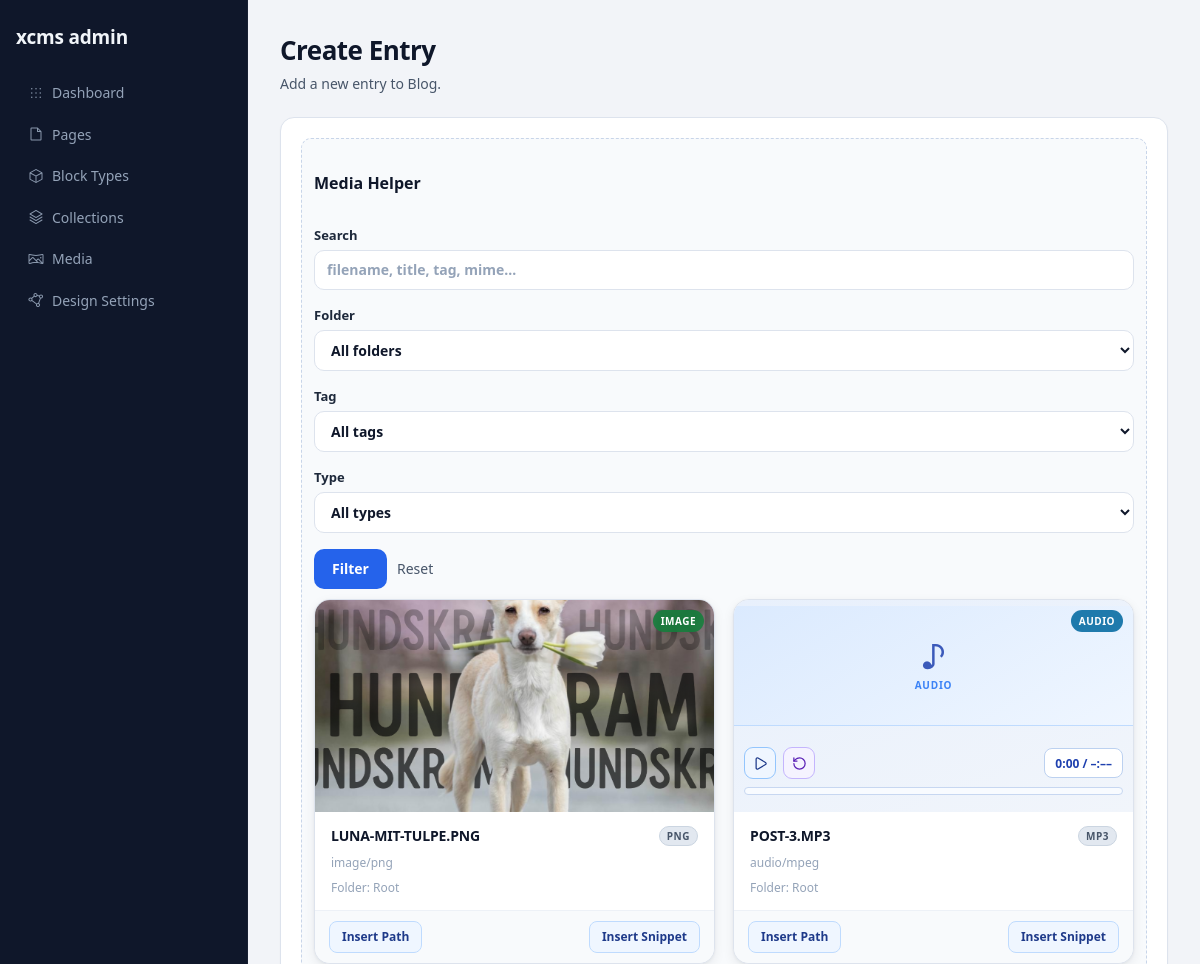
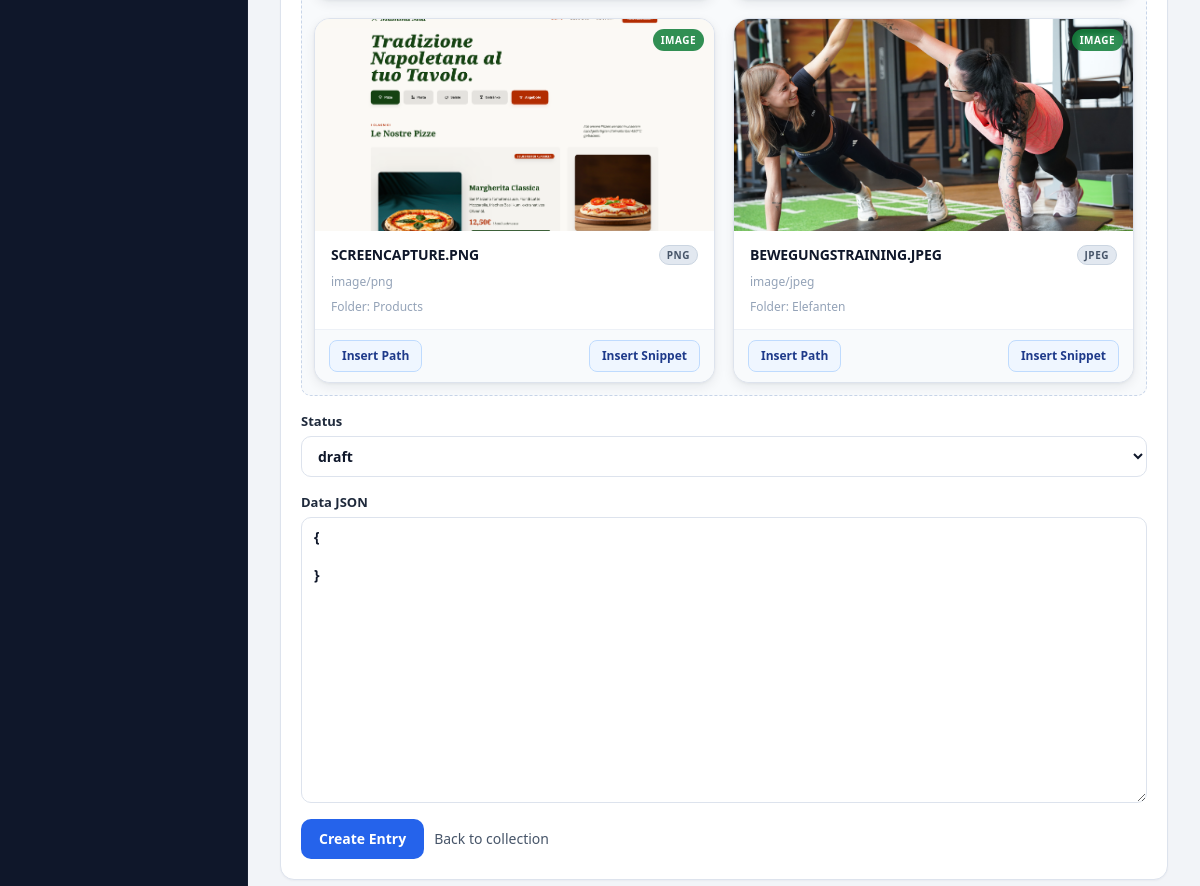
Screenshot of /admin/collections/1/entries/create with the database file from the repository (2 pictures, top to bottom).
### tables this page shows
CREATE TABLE collections (
    id INTEGER PRIMARY KEY AUTOINCREMENT,
    name TEXT NOT NULL,
    key TEXT NOT NULL,
    description TEXT,
    schema_json TEXT NOT NULL DEFAULT '{}',
    created_at TEXT NOT NULL,
    updated_at TEXT NOT NULL
);

CREATE TABLE media (
    id INTEGER PRIMARY KEY AUTOINCREMENT,
    title TEXT NOT NULL,
    alt_text TEXT,
    original_name TEXT NOT NULL,
    filename TEXT NOT NULL,
    mime_type TEXT NOT NULL,
    extension TEXT NOT NULL,
    size_bytes INTEGER NOT NULL,
    storage_path TEXT NOT NULL,
    public_url TEXT NOT NULL,
    width INTEGER,
    height INTEGER,
    created_at TEXT NOT NULL,
    updated_at TEXT NOT NULL
, folder_id INTEGER NULL, stored_name TEXT, file_size INTEGER, path TEXT, type TEXT, copyright_text TEXT, copyright_author TEXT, license_name TEXT, license_url TEXT, source_url TEXT, attribution_required INTEGER NOT NULL DEFAULT 0, usage_notes TEXT);

### app/Views/admin/collection-entries/create.php (the view, shortened to what the rows shown need)
<section class="admin-page-header">
    <h2>Create Entry</h2>
    <p>Add a new entry to <?= htmlspecialchars((string) $collection->name, ENT_QUOTES | ENT_SUBSTITUTE, 'UTF-8') ?>.</p>
</section>
<section class="admin-grid">
    <form method="post" action="/admin/collections/<?= (int) $collection->id ?>/entries/create" class="stat-card admin-form">
        <div class="media-helper" data-media-helper>
            <?php if (!empty($mediaItems)): ?>
                <div class="media-manager-grid media-helper-grid" role="list">
                    <?php foreach ($mediaItems as $media): ?>
                        <?php
                        $type = strtolower((string) ($media->type ?? 'document'));
                        $isImage = $media->isImage();
                        $isVideo = $media->isVideo();
                        $isAudio = method_exists($media, 'isAudio') && $media->isAudio();
                        $isPdf = strtolower((string) ($media->extension ?? '')) === 'pdf';
                        $snippet = json_encode([
                            'media' => [
                                'path' => $media->path,
                                'filename' => $media->filename,
                                'type' => $media->type,
                            ],
                        ], JSON_UNESCAPED_SLASHES);
                        $path = (string) ($media->path ?? '');
                        $filename = (string) ($media->filename ?? '');
                        $mimeType = (string) ($media->mime_type ?? 'unknown');
                        $folderName = (string) ($media->folder_name ?? 'Root');
                        $badgeClass = 'media-type-badge media-type-' . $type;
                        ?>
                        <article class="media-manager-card media-helper-card" role="listitem" data-media-item data-media-type="<?= htmlspecialchars($type, ENT_QUOTES | ENT_SUBSTITUTE, 'UTF-8') ?>">
                            <div class="media-manager-preview">
                                <?php if ($isImage): ?>
                                    <img src="<?= htmlspecialchars($path, ENT_QUOTES | ENT_SUBSTITUTE, 'UTF-8') ?>" alt="<?= htmlspecialchars($filename, ENT_QUOTES | ENT_SUBSTITUTE, 'UTF-8') ?>" loading="lazy">
                                <?php elseif ($isVideo): ?>
                                    <video class="media-manager-video" src="<?= htmlspecialchars($path, ENT_QUOTES | ENT_SUBSTITUTE, 'UTF-8') ?>" muted preload="metadata" playsinline aria-label="Video preview"></video>
                                <?php elseif ($isAudio): ?>
                                    <div class="media-manager-audio-preview" aria-hidden="true">
                                        <span class="media-audio-icon">♪</span>
                                        <span class="media-audio-label">Audio</span>
                                    </div>
                                        <div class="media-audio-controls">
                                            <div class="media-audio-top">
                                                <div class="media-audio-buttons">
                                                    <button type="button" class="media-audio-btn media-audio-btn-start" data-audio-toggle aria-label="Play">
                                                        <span data-audio-icon-play>
                                                            <svg fill="none" stroke="currentColor" stroke-linecap="round" stroke-linejoin="round" stroke-width="2" class="lucide lucide-play-icon lucide-play" viewBox="0 0 24 24" aria-hidden="true" focusable="false">
                                                                <path d="M5 5a2 2 0 0 1 3-1.73l12 7a2 2 0 0 1 0 3.46l-12 7A2 2 0 0 1 5 19z"/>
                                                            </svg>
                                                        </span>
                                                    </button>
                                                    <button type="button" class="media-audio-btn media-audio-btn-restart" data-audio-restart hidden aria-label="Neu starten">
                                                        <svg fill="none" stroke="currentColor" stroke-linecap="round" stroke-linejoin="round" stroke-width="2" class="lucide lucide-rotate-ccw-icon lucide-rotate-ccw" viewBox="0 0 24 24" aria-hidden="true" focusable="false">
                                                            <path d="M3 12a9 9 0 1 0 9-9 9.8 9.8 0 0 0-6.74 2.74L3 8"/>
                                                            <path d="M3 3v5h5"/>
                                                        </svg>
                                                    </button>
                                                </div>
                                                <span class="media-audio-duration" data-audio-duration>0:00 / –:––</span>
                                            </div>
                                            <div class="media-audio-progress" role="progressbar" aria-label="Audio Fortschritt" aria-valuemin="0" aria-valuemax="100" aria-valuenow="0" data-audio-progress>
                                            </div>
                                        </div>
                                <?php elseif ($isPdf): ?>
                                    <div class="media-manager-doc-preview media-manager-doc-pdf" aria-label="PDF preview">PDF</div>
                                <?php else: ?>
                                    <div class="media-manager-doc-preview" aria-label="Document preview"><?= htmlspecialchars(strtoupper((string) ($media->extension ?? 'FILE')), ENT_QUOTES | ENT_SUBSTITUTE, 'UTF-8') ?></div>
                                <?php endif; ?>
                                <span class="<?= htmlspecialchars($badgeClass, ENT_QUOTES | ENT_SUBSTITUTE, 'UTF-8') ?>"><?= htmlspecialchars(ucfirst($type), ENT_QUOTES | ENT_SUBSTITUTE, 'UTF-8') ?></span>
                            </div>
                            <div class="media-manager-body">
                                <div class="media-manager-title-row">
                                    <h3 title="<?= htmlspecialchars($filename, ENT_QUOTES | ENT_SUBSTITUTE, 'UTF-8') ?>"><?= htmlspecialchars($filename, ENT_QUOTES | ENT_SUBSTITUTE, 'UTF-8') ?></h3>
                                    <span class="media-ext-pill"><?= htmlspecialchars(strtoupper((string) ($media->extension ?? 'FILE')), ENT_QUOTES | ENT_SUBSTITUTE, 'UTF-8') ?></span>
                                </div>
                                <p class="media-manager-meta"><?= htmlspecialchars($mimeType, ENT_QUOTES | ENT_SUBSTITUTE, 'UTF-8') ?></p>
                                <p class="media-manager-meta">Folder: <?= htmlspecialchars($folderName, ENT_QUOTES | ENT_SUBSTITUTE, 'UTF-8') ?></p>
                            </div>
                            <div class="media-manager-actions">
                                <button type="button" class="media-action-main" data-insert-value="<?= htmlspecialchars($path, ENT_QUOTES | ENT_SUBSTITUTE, 'UTF-8') ?>">Insert Path</button>
                                <button type="button" class="media-action-main" data-insert-value="<?= htmlspecialchars((string) $snippet, ENT_QUOTES | ENT_SUBSTITUTE, 'UTF-8') ?>">Insert Snippet</button>
                            </div>
                        </article>
                    <?php endforeach; ?>
                </div>
            <?php else: ?>
                <p class="helper-text">No media items found for the selected filter.</p>
            <?php endif; ?>
        </div>
    </form>
</section>

### rows the page displays
collections: name "Blog"
media: path (picture), type "IMAGE", filename "LUNA-MIT-TULPE.PNG", extension "PNG", mime_type "image/png", folderName "Root"
media: type "AUDIO", filename "POST-3.MP3", extension "MP3", mime_type "audio/mpeg", folderName "Root"
media: path (picture), type "IMAGE", filename "SCREENCAPTURE.PNG", extension "PNG", mime_type "image/png", folderName "Products"
media: path (picture), type "IMAGE", filename "BEWEGUNGSTRAINING.JPEG", extension "JPEG", mime_type "image/jpeg", folderName "Elefanten"
